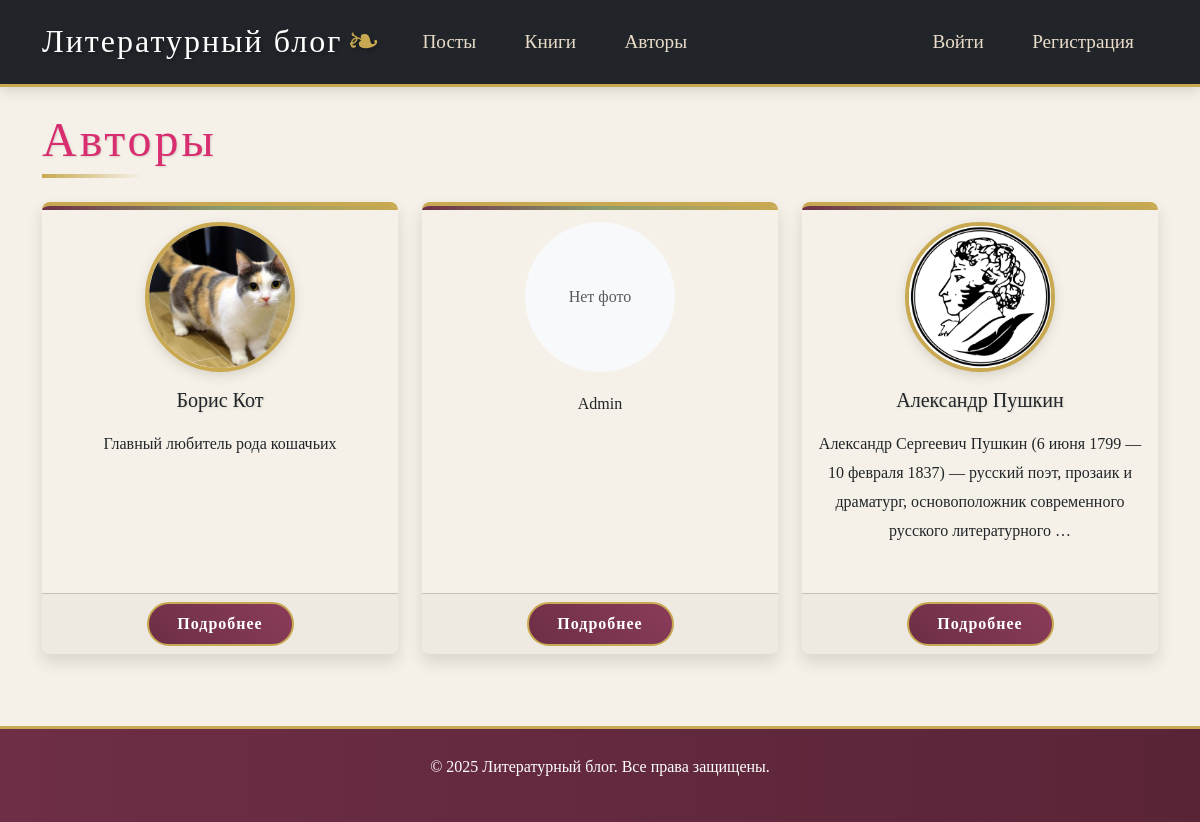
Screenshot of /authors/ with the database file from the repository.
### literature/models.py (models this page shows, shortened)
class Author(models.Model):
    user = models.OneToOneField(User, on_delete=models.CASCADE, related_name='author_profile')
    bio = models.TextField()
    birth_date = models.DateField(null=True, blank=True)
    photo = models.ImageField(upload_to='authors/', blank=True)

### literature/views.py (the view)
# urls.py: path('authors/', views.AuthorListView.as_view(), name='author_list'),
class AuthorListView(ListView):
    model = Author
    template_name = 'literature/author/list.html'
    context_object_name = 'author_list'
    paginate_by = 10

### literature/templates/literature/author/list.html (shortened to what this page needs)
{% extends "literature/base.html" %}
{% block content %}
<h1 class="mb-4">Авторы</h1>
<div class="row">
    {% for author in author_list %}
        <div class="col-md-6 col-lg-4 mb-4">
            <div class="card h-100">
                <div class="card-body text-center">
                    {% if author.photo %}
                        <img src="{{ author.photo.url }}"
                             alt="{{ author.user.get_full_name }}"
                             class="author-photo mb-3">
                    {% else %}
                        <div class="bg-light rounded-circle d-flex align-items-center justify-content-center mx-auto"
                             style="width: 150px; height: 150px;">
                            <span class="text-muted">Нет фото</span>
                        </div>
                    {% endif %}
                    <h5 class="card-title">{{ author.user.get_full_name }}</h5>
                    <p class="card-text">{{ author.bio|truncatewords:20 }}</p>
                </div>
                <div class="card-footer text-center">
                    <a href="{% url 'literature:author_detail' author.pk %}" class="btn btn-primary">Подробнее</a>
                </div>
            </div>
        </div>
    {% empty %}
        <div class="col-12">
            <div class="alert alert-info">Авторы не найдены.</div>
        </div>
    {% endfor %}
</div>
{% endblock %}

### literature/static/literature/css/styles.css (style rules this page uses)
:root { --parchment: #f5f1e8; --ink: #3a2e22; --gold: #c8a951; --burgundy: #6d2e46; --sage: #8a9b6e; --shadow: rgba(58, 46, 34, 0.15); }
body { font-family: 'Bookish', Georgia, serif; line-height: 1.8; color: var(--ink); background-color: var(--parchment); background-image: url('paper-texture.png'); padding-top: 0; position: relative; overflow-x: hidden; }
body::before { content: ""; position: fixed; top: 0; left: 0; width: 100%; height: 100%; background-image: url('ink-splatter.png'); background-size: 30%; background-position: right bottom; background-repeat: no-repeat; opacity: 0.05; z-index: -1; }
.card { border: none; border-radius: 8px; overflow: hidden; box-shadow: 0 8px 16px var(--shadow); background-color: rgba(245, 241, 232, 0.85); transition: transform 0.4s ease, box-shadow 0.4s ease; position: relative; margin-bottom: 2rem; border-top: 4px solid var(--gold); }
.card::before { content: ""; position: absolute; top: 0; left: 0; right: 0; height: 4px; background: linear-gradient(90deg, var(--burgundy), var(--sage), var(--gold)); }
.btn { border-radius: 30px; padding: 0.5rem 1.8rem; font-weight: bold; transition: all 0.3s ease; position: relative; overflow: hidden; border: 2px solid transparent; font-family: 'Scroll', cursive; letter-spacing: 1px; }
.btn::before { content: ""; position: absolute; top: 0; left: 0; width: 100%; height: 100%; background: rgba(255, 255, 255, 0.1); transform: translateX(-100%); transition: transform 0.3s ease; }
.btn-primary { background: linear-gradient(45deg, var(--burgundy), #8a3c5a); border-color: var(--gold); }
h1, h2, h3, h4, h5, h6 { font-family: 'Scroll', cursive; color: #d82e70;; text-shadow: 1px 1px 2px var(--shadow); position: relative; padding-bottom: 10px; margin-bottom: 25px; }
h1 { font-size: 3rem; letter-spacing: 3px; }
h1::after { content: ""; position: absolute; bottom: 0; left: 0; width: 100px; height: 4px; background: linear-gradient(90deg, var(--gold), transparent); }
.author-photo { width: 150px; height: 150px; object-fit: cover; border-radius: 50%; border: 4px solid var(--gold); box-shadow: 0 4px 12px var(--shadow); position: relative; background: white; }
.author-photo::after { content: ""; position: absolute; top: -8px; left: -8px; right: -8px; bottom: -8px; border: 2px solid var(--sage); border-radius: 50%; z-index: -1; }
.card, .comment, .book-cover, .author-photo { animation: fadeIn 0.6s ease forwards; }

### rows the page displays
Author: photo (picture), user.get_full_name "Борис Кот", bio "Главный любитель рода кошачьих"
Author: photo "Нет фото", bio "Admin"
Author: photo (picture), user.get_full_name "Александр Пушкин", bio "Александр Сергеевич Пушкин (6 июня 1799 — 10 февраля 1837) — русский поэт, прозаик и драматург, основоположник современного русского литературного …"
